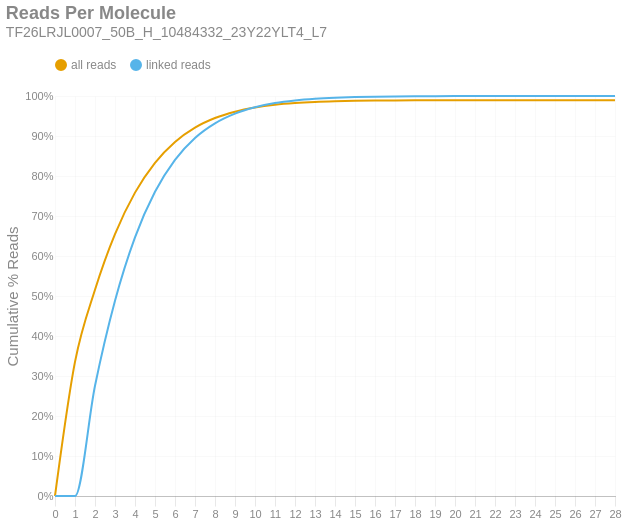

The cell this chart's notebook holds for it:
### Markdown cell above
### Reads per Molecule
This chart shows the cumulative distribution of the number of reads per linked molecule. That is, how many alignments are associated with a unique molecule. This excludes the number of reads associated with invalid or absent linked-read barcodes. The `linked` histogram is the percentages recalculated when disregarding singletons.

### Code cell
if SKIPLR:
    print_html(f"Skipped")
else:
    counts = np.bincount(valids['reads'].cast(pl.Int64).to_numpy())
    weighted = counts * np.arange(len(counts))
    all_perc = weighted / n_reads
    linked_perc = weighted / n_linked_reads
    linked_perc[1] = 0
    binned_df = pl.DataFrame({
        'readsper': list(range(len(counts))),
        'all reads (cumsum)': np.cumsum(all_perc).tolist(),
        'linked reads (cumsum)': np.cumsum(linked_perc).tolist(),
    })

    with SafeRender(binned_df):
        (
            density_plot(binned_df, 'Reads Per Molecule', samplename, 'readspmol')
            .encode(
                x=alt.X('readsper:O', title=None).axis(labelAngle=0).scale(padding=0),
                y=alt.Y('value:Q', title='Cumulative % Reads').axis(format='%').stack(False),
                color=alt.Color("key:N").scale(domain=["all reads", "linked reads"]),
                tooltip=[
                    alt.Tooltip("key:N", title="Data Type"),
                    alt.Tooltip("readsper:O", title="Reads Per Molecule"),
                    alt.Tooltip("value:Q", format=".2%", title="% Reads (Cum.)")
                ]            
            )
        ).display()

### Figure 1 — Vega-Lite specification as saved in the notebook (floating-point values rounded to 4 significant figures)
{"width": "container", "height": 400, "config": {"title": {"anchor": "start", "dy": -15, "fontSize": 18, "color": "#888888", "subtitleColor": "#888888", "subtitleFontSize": 14}, "arc": {"fill": "#0072B2"}, "axis": {"domainColor": "#888888", "domainWidth": 0.5, "gridWidth": 0.2, "grid": false, "titleFontWeight": 400, "titleFontSize": 15, "labelFontSize": 11, "labelColor": "#888888", "tickColor": "#888888", "tickWidth": 0.2, "titleColor": "#888888"}, "axisBand": {"grid": false}, "axisX": {"grid": true, "tickSize": 10, "domainCap": "round"}, "axisY": {"domain": false, "grid": true, "tickSize": 0, "domainCap": "round"}, "background": "transparent", "header": {"labelFontSize": 15, "labelColor": "#888888", "titleFontSize": 15, "titleFontWeight": 600, "titleColor": "#888888"}, "legend": {"labelFont": "sans-serif", "labelFontSize": 12, "labelColor": "#888888", "symbolSize": 100, "symbolType": "circle", "titleFontSize": 12, "titlePadding": 10, "titleColor": "#888888", "title": null, "orient": "top"}, "range": {"category": ["#E69F00", "#56B4E9", "#009E73", "#F0E442", "#0072B2", "#D55E00", "#CC79A7", "#000000"], "diverging": ["#cfe8f3", "#a2d4ec", "#73bfe2", "#46abdb", "#1696d2", "#12719e"]}, "area": {"fill": "#0072B2", "fillOpacity": 0.7, "line": true, "strokeOpacity": 0.7}, "line": {"color": "#0072B2", "stroke": "#0072B2", "strokeWidth": 2}, "trail": {"color": "#0072B2", "stroke": "#0072B2", "strokeWidth": 0, "size": 1}, "point": {"filled": true, "fillOpacity": 1.0, "size": 95}, "text": {"color": "#888888", "fontSize": 11, "align": "right", "fontWeight": 400, "size": 11}, "bar": {"fill": "#0072B2", "stroke": null}, "view": {"stroke": null, "continuousWidth": 660, "continuousHeight": 400}}, "data": {"name": "data-21fe1f870f5e2a1943af1123865a161a"}, "mark": {"type": "line", "interpolate": "monotone", "point": {"opacity": 0, "size": 275}}, "encoding": {"color": {"field": "key", "scale": {"domain": ["all reads", "linked reads"]}, "type": "nominal"}, "tooltip": [{"field": "key", "title": "Data Type", "type": "nominal"}, {"field": "readsper", "title": "Reads Per Molecule", "type": "ordinal"}, {"field": "value", "format": ".2%", "title": "% Reads (Cum.)", "type": "quantitative"}], "x": {"axis": {"labelAngle": 0}, "field": "readsper", "scale": {"padding": 0}, "title": null, "type": "ordinal"}, "y": {"axis": {"format": "%"}, "field": "value", "stack": false, "title": "Cumulative % Reads", "type": "quantitative"}}, "params": [{"name": "param_c36ac31b6afebe62", "select": {"type": "point", "fields": ["key"]}, "bind": "legend"}], "title": {"text": "Reads Per Molecule", "subtitle": "TF26LRJL0007_50B_H_10484332_23Y22YLT4_L7"}, "transform": [{"fold": ["all reads (cumsum)", "linked reads (cumsum)"]}, {"calculate": "replace(datum.key, ' (cumsum)', '')", "as": "key"}, {"filter": {"param": "param_c36ac31b6afebe62"}}], "usermeta": {"embedOptions": {"downloadFileName": "TF26LRJL0007_50B_H_10484332_23Y22YLT4_L7.readspmol"}}, "$schema": "https://vega.github.io/schema/vega-lite/v6.4.1.json", "datasets": {"data-21fe1f870f5e2a1943af1123865a161a": [{"readsper": 0, "all reads (cumsum)": 0.0, "linked reads (cumsum)": 0.0}, {"readsper": 1, "all reads (cumsum)": 0.3352, "linked reads (cumsum)": 0.0}, {"readsper": 2, "all reads (cumsum)": 0.5155, "linked reads (cumsum)": 0.2755}, {"readsper": 3, "all reads (cumsum)": 0.6547, "linked reads (cumsum)": 0.4883}, {"readsper": 4, "all reads (cumsum)": 0.7584, "linked reads (cumsum)": 0.6468}, {"readsper": 5, "all reads (cumsum)": 0.8329, "linked reads (cumsum)": 0.7606}, {"readsper": 6, "all reads (cumsum)": 0.8852, "linked reads (cumsum)": 0.8405}, {"readsper": 7, "all reads (cumsum)": 0.9209, "linked reads (cumsum)": 0.8951}, {"readsper": 8, "all reads (cumsum)": 0.9449, "linked reads (cumsum)": 0.9318}, {"readsper": 9, "all reads (cumsum)": 0.9608, "linked reads (cumsum)": 0.9561}, {"readsper": 10, "all reads (cumsum)": 0.9712, "linked reads (cumsum)": 0.972}, {"readsper": 11, "all reads (cumsum)": 0.978, "linked reads (cumsum)": 0.9824}, {"readsper": 12, "all reads (cumsum)": 0.9823, "linked reads (cumsum)": 0.9889}, {"readsper": 13, "all reads (cumsum)": 0.985, "linked reads (cumsum)": 0.9931}, {"readsper": 14, "all reads (cumsum)": 0.9867, "linked reads (cumsum)": 0.9957}, {"readsper": 15, "all reads (cumsum)": 0.9879, "linked reads (cumsum)": 0.9974}, {"readsper": 16, "all reads (cumsum)": 0.9885, "linked reads (cumsum)": 0.9984}, {"readsper": 17, "all reads (cumsum)": 0.9889, "linked reads (cumsum)": 0.999}, {"readsper": 18, "all reads (cumsum)": 0.9891, "linked reads (cumsum)": 0.9994}, {"readsper": 19, "all reads (cumsum)": 0.9893, "linked reads (cumsum)": 0.9996}, {"readsper": 20, "all reads (cumsum)": 0.9894, "linked reads (cumsum)": 0.9997}, {"readsper": 21, "all reads (cumsum)": 0.9894, "linked reads (cumsum)": 0.9998}, {"readsper": 22, "all reads (cumsum)": 0.9895, "linked reads (cumsum)": 0.9999}, {"readsper": 23, "all reads (cumsum)": 0.9895, "linked reads (cumsum)": 0.9999}, {"readsper": 24, "all reads (cumsum)": 0.9895, "linked reads (cumsum)": 1.0}, {"readsper": 25, "all reads (cumsum)": 0.9895, "linked reads (cumsum)": 1.0}, {"readsper": 26, "all reads (cumsum)": 0.9895, "linked reads (cumsum)": 1.0}, {"readsper": 27, "all reads (cumsum)": 0.9896, "linked reads (cumsum)": 1.0}, {"readsper": 28, "all reads (cumsum)": 0.9896, "linked reads (cumsum)": 1.0}]}}
